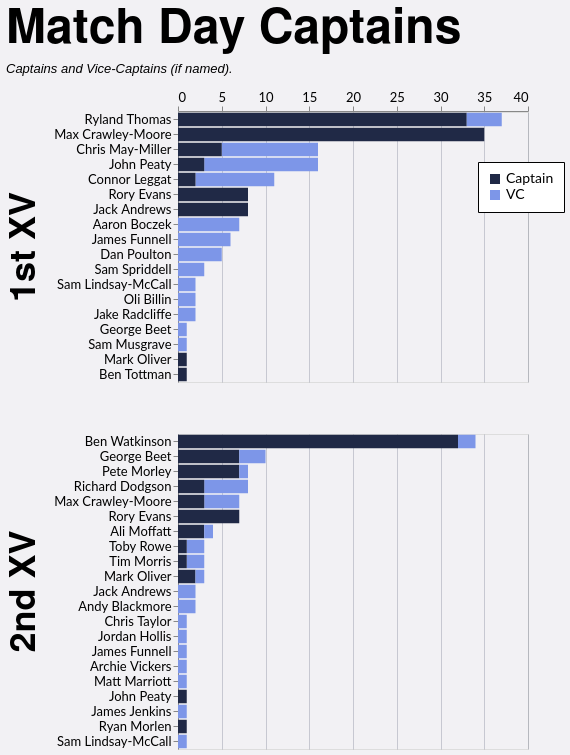

The Vega-Lite source for this figure:
### Vega-Lite specification from a JSON file in a GitHub repository (floating-point values rounded to 4 significant figures)
{"config": {"axis": {"labelFont": "Lato, sans-serif", "titleFont": "PT Sans Narrow, Helvetica Neue, Helvetica, Arial, sans-serif", "labelFontSize": 13, "titleFontSize": 24, "gridColor": "#202947", "gridOpacity": 0.2}, "header": {"labelFont": "PT Sans Narrow, Helvetica Neue, Helvetica, Arial, sans-serif", "titleFont": "PT Sans Narrow, Helvetica Neue, Helvetica, Arial, sans-serif", "labelFontSize": 24, "titleFontSize": 28, "labelFontWeight": "bold", "orient": "left"}, "legend": {"labelFont": "Lato, sans-serif", "titleFont": "PT Sans Narrow, Helvetica Neue, Helvetica, Arial, sans-serif", "labelFontSize": 14, "titleFontSize": 16, "titlePadding": 5, "fillColor": "white", "strokeColor": "black", "padding": 10, "titleFontWeight": "lighter", "titleFontStyle": "italic", "titleColor": "gray", "offset": 10}, "title": {"font": "PT Sans Narrow, Helvetica Neue, Helvetica, Arial, sans-serif", "fontSize": 48, "fontWeight": "bold", "anchor": "start", "align": "center", "titlePadding": 20, "subtitlePadding": 10, "subtitleFontSize": 13, "subtitleColor": "", "subtitleFontStyle": "italic", "offset": 15, "color": "black"}, "axisX": {"labelAngle": 0}, "facet": {"title": null, "header": null, "align": {"row": "each", "column": "each"}}, "resolve": {"scale": {"y": "independent", "facet": "independent"}}, "background": "#f2f1f4"}, "data": {"name": "data-765d9370be3340ee44cc8703b2802e31"}, "mark": {"type": "bar"}, "encoding": {"color": {"field": "is_captain", "legend": {"labelExpr": "datum.value ? 'Captain' : 'VC'", "legendX": 300, "legendY": 50, "orient": "none", "title": null}, "scale": {"domain": [true, false], "range": ["#202946", "#7d96e8"]}, "type": "nominal"}, "order": {"field": "is_captain", "sort": "descending", "type": "nominal"}, "row": {"field": "squad", "header": {"labelExpr": "datum.value + ' XV'", "labelFontSize": 36, "title": null}, "spacing": 50, "title": null, "type": "nominal"}, "tooltip": [{"field": "player", "type": "nominal"}, {"field": "squad", "type": "nominal"}, {"aggregate": "sum", "field": "games", "type": "quantitative"}, {"field": "is_captain", "type": "nominal"}], "x": {"aggregate": "sum", "axis": {"orient": "top", "title": null}, "field": "games", "type": "quantitative"}, "y": {"field": "player", "sort": "-x", "title": null, "type": "nominal"}}, "height": {"step": 15}, "resolve": {"scale": {"y": "independent"}}, "title": {"text": "Match Day Captains", "subtitle": "Captains and Vice-Captains (if named)."}, "width": 350, "$schema": "https://vega.github.io/schema/vega-lite/v5.20.1.json", "datasets": {"data-765d9370be3340ee44cc8703b2802e31": [{"player": "Max Crawley-Moore", "squad": "1st", "season": "2022/23", "game_type": "League", "is_captain": true, "games": 15}, {"player": "Ryland Thomas", "squad": "1st", "season": "2024/25", "game_type": "League", "is_captain": true, "games": 15}, {"player": "Ryland Thomas", "squad": "1st", "season": "2023/24", "game_type": "League", "is_captain": true, "games": 13}, {"player": "Connor Leggat", "squad": "1st", "season": "2023/24", "game_type": "League", "is_captain": false, "games": 9}, {"player": "Ben Watkinson", "squad": "2nd", "season": "2022/23", "game_type": "League", "is_captain": true, "games": 9}, {"player": "Chris May-Miller", "squad": "1st", "season": "2024/25", "game_type": "League", "is_captain": false, "games": 9}, {"player": "Ben Watkinson", "squad": "2nd", "season": "2023/24", "game_type": "League", "is_captain": true, "games": 9}, {"player": "Ben Watkinson", "squad": "2nd", "season": "2021/22", "game_type": "League", "is_captain": true, "games": 9}, {"player": "Max Crawley-Moore", "squad": "1st", "season": "2021/22", "game_type": "League", "is_captain": true, "games": 8}, {"player": "Max Crawley-Moore", "squad": "1st", "season": "2023/24", "game_type": "League", "is_captain": true, "games": 5}, {"player": "Rory Evans", "squad": "1st", "season": "2025/26", "game_type": "League", "is_captain": true, "games": 5}, {"player": "Jack Andrews", "squad": "1st", "season": "2021/22", "game_type": "Friendly", "is_captain": true, "games": 5}, {"player": "Chris May-Miller", "squad": "1st", "season": "2024/25", "game_type": "League", "is_captain": true, "games": 5}, {"player": "Dan Poulton", "squad": "1st", "season": "2023/24", "game_type": "League", "is_captain": false, "games": 5}, {"player": "John Peaty", "squad": "1st", "season": "2022/23", "game_type": "League", "is_captain": false, "games": 4}, {"player": "John Peaty", "squad": "1st", "season": "2021/22", "game_type": "League", "is_captain": false, "games": 4}, {"player": "Pete Morley", "squad": "2nd", "season": "2024/25", "game_type": "League", "is_captain": true, "games": 4}, {"player": "Max Crawley-Moore", "squad": "2nd", "season": "2023/24", "game_type": "League", "is_captain": false, "games": 4}, {"player": "John Peaty", "squad": "1st", "season": "2024/25", "game_type": "League", "is_captain": false, "games": 3}, {"player": "Ryland Thomas", "squad": "1st", "season": "2023/24", "game_type": "League", "is_captain": false, "games": 3}, {"player": "Sam Spriddell", "squad": "1st", "season": "2024/25", "game_type": "League", "is_captain": false, "games": 3}, {"player": "Aaron Boczek", "squad": "1st", "season": "2025/26", "game_type": "League", "is_captain": false, "games": 3}, {"player": "Pete Morley", "squad": "2nd", "season": "2024/25", "game_type": "Friendly", "is_captain": true, "games": 3}, {"player": "George Beet", "squad": "2nd", "season": "2025/26", "game_type": "League", "is_captain": true, "games": 3}, {"player": "Rory Evans", "squad": "2nd", "season": "2024/25", "game_type": "Friendly", "is_captain": true, "games": 3}, {"player": "Max Crawley-Moore", "squad": "1st", "season": "2022/23", "game_type": "Cup", "is_captain": true, "games": 3}, {"player": "Ryland Thomas", "squad": "1st", "season": "2023/24", "game_type": "Cup", "is_captain": true, "games": 3}, {"player": "Richard Dodgson", "squad": "2nd", "season": "2022/23", "game_type": "League", "is_captain": false, "games": 3}, {"player": "James Funnell", "squad": "1st", "season": "2021/22", "game_type": "Friendly", "is_captain": false, "games": 3}, {"player": "Jack Andrews", "squad": "1st", "season": "2021/22", "game_type": "League", "is_captain": true, "games": 3}, {"player": "Rory Evans", "squad": "2nd", "season": "2024/25", "game_type": "League", "is_captain": true, "games": 3}, {"player": "Ryland Thomas", "squad": "1st", "season": "2024/25", "game_type": "Cup", "is_captain": true, "games": 2}, {"player": "Jack Andrews", "squad": "2nd", "season": "2023/24", "game_type": "League", "is_captain": false, "games": 2}, {"player": "Ben Watkinson", "squad": "2nd", "season": "2021/22", "game_type": "Friendly", "is_captain": true, "games": 2}, {"player": "Chris May-Miller", "squad": "1st", "season": "2024/25", "game_type": "Cup", "is_captain": false, "games": 2}, {"player": "George Beet", "squad": "2nd", "season": "2025/26", "game_type": "Cup", "is_captain": true, "games": 2}, {"player": "Richard Dodgson", "squad": "2nd", "season": "2021/22", "game_type": "League", "is_captain": false, "games": 2}, {"player": "Max Crawley-Moore", "squad": "2nd", "season": "2024/25", "game_type": "League", "is_captain": true, "games": 2}, {"player": "Toby Rowe", "squad": "2nd", "season": "2021/22", "game_type": "League", "is_captain": false, "games": 2}, {"player": "James Funnell", "squad": "1st", "season": "2021/22", "game_type": "League", "is_captain": false, "games": 2}, {"player": "George Beet", "squad": "2nd", "season": "2024/25", "game_type": "League", "is_captain": true, "games": 2}, {"player": "Max Crawley-Moore", "squad": "1st", "season": "2021/22", "game_type": "Cup", "is_captain": true, "games": 2}, {"player": "Tim Morris", "squad": "2nd", "season": "2023/24", "game_type": "League", "is_captain": false, "games": 2}, {"player": "Rory Evans", "squad": "1st", "season": "2025/26", "game_type": "Cup", "is_captain": true, "games": 2}, {"player": "Ali Moffatt", "squad": "2nd", "season": "2021/22", "game_type": "League", "is_captain": true, "games": 2}, {"player": "Andy Blackmore", "squad": "2nd", "season": "2021/22", "game_type": "League", "is_captain": false, "games": 2}, {"player": "Ben Watkinson", "squad": "2nd", "season": "2022/23", "game_type": "Friendly", "is_captain": true, "games": 2}, {"player": "Max Crawley-Moore", "squad": "1st", "season": "2023/24", "game_type": "Friendly", "is_captain": true, "games": 1}, {"player": "Max Crawley-Moore", "squad": "1st", "season": "2021/22", "game_type": "Friendly", "is_captain": true, "games": 1}, {"player": "Connor Leggat", "squad": "1st", "season": "2023/24", "game_type": "League", "is_captain": true, "games": 1}, {"player": "Mark Oliver", "squad": "2nd", "season": "2023/24", "game_type": "League", "is_captain": true, "games": 1}, {"player": "John Peaty", "squad": "1st", "season": "2021/22", "game_type": "Cup", "is_captain": false, "games": 1}, {"player": "James Funnell", "squad": "1st", "season": "2025/26", "game_type": "Friendly", "is_captain": false, "games": 1}, {"player": "Chris Taylor", "squad": "2nd", "season": "2021/22", "game_type": "Friendly", "is_captain": false, "games": 1}, {"player": "George Beet", "squad": "2nd", "season": "2024/25", "game_type": "League", "is_captain": false, "games": 1}, {"player": "Ben Watkinson", "squad": "2nd", "season": "2023/24", "game_type": "Friendly", "is_captain": true, "games": 1}, {"player": "Sam Lindsay-McCall", "squad": "1st", "season": "2021/22", "game_type": "Friendly", "is_captain": false, "games": 1}, {"player": "Ryland Thomas", "squad": "1st", "season": "2023/24", "game_type": "Cup", "is_captain": false, "games": 1}, {"player": "Jordan Hollis", "squad": "2nd", "season": "2021/22", "game_type": "League", "is_captain": false, "games": 1}, {"player": "Richard Dodgson", "squad": "2nd", "season": "2022/23", "game_type": "League", "is_captain": true, "games": 1}, {"player": "Ali Moffatt", "squad": "2nd", "season": "2021/22", "game_type": "League", "is_captain": false, "games": 1}, {"player": "Ben Watkinson", "squad": "2nd", "season": "2021/22", "game_type": "Cup", "is_captain": false, "games": 1}, {"player": "Ben Watkinson", "squad": "2nd", "season": "2022/23", "game_type": "League", "is_captain": false, "games": 1}, {"player": "James Funnell", "squad": "2nd", "season": "2023/24", "game_type": "League", "is_captain": false, "games": 1}, {"player": "John Peaty", "squad": "1st", "season": "2024/25", "game_type": "League", "is_captain": true, "games": 1}, {"player": "Oli Billin", "squad": "1st", "season": "2023/24", "game_type": "Friendly", "is_captain": false, "games": 1}, {"player": "George Beet", "squad": "2nd", "season": "2021/22", "game_type": "League", "is_captain": false, "games": 1}, {"player": "Rory Evans", "squad": "2nd", "season": "2024/25", "game_type": "Cup", "is_captain": true, "games": 1}, {"player": "Toby Rowe", "squad": "2nd", "season": "2021/22", "game_type": "Cup", "is_captain": true, "games": 1}, {"player": "Oli Billin", "squad": "1st", "season": "2023/24", "game_type": "Cup", "is_captain": false, "games": 1}, {"player": "George Beet", "squad": "1st", "season": "2025/26", "game_type": "Friendly", "is_captain": false, "games": 1}, {"player": "Ali Moffatt", "squad": "2nd", "season": "2021/22", "game_type": "Cup", "is_captain": true, "games": 1}, {"player": "Rory Evans", "squad": "1st", "season": "2025/26", "game_type": "Friendly", "is_captain": true, "games": 1}, {"player": "Aaron Boczek", "squad": "1st", "season": "2023/24", "game_type": "League", "is_captain": false, "games": 1}, {"player": "Aaron Boczek", "squad": "1st", "season": "2023/24", "game_type": "Cup", "is_captain": false, "games": 1}, {"player": "Sam Musgrave", "squad": "1st", "season": "2023/24", "game_type": "League", "is_captain": false, "games": 1}, {"player": "Richard Dodgson", "squad": "2nd", "season": "2022/23", "game_type": "Cup", "is_captain": true, "games": 1}, {"player": "Tim Morris", "squad": "2nd", "season": "2024/25", "game_type": "League", "is_captain": true, "games": 1}, {"player": "Archie Vickers", "squad": "2nd", "season": "2023/24", "game_type": "Friendly", "is_captain": false, "games": 1}, {"player": "John Peaty", "squad": "1st", "season": "2023/24", "game_type": "League", "is_captain": true, "games": 1}, {"player": "Aaron Boczek", "squad": "1st", "season": "2025/26", "game_type": "Cup", "is_captain": false, "games": 1}, {"player": "Mark Oliver", "squad": "2nd", "season": "2023/24", "game_type": "Friendly", "is_captain": true, "games": 1}, {"player": "Matt Marriott", "squad": "2nd", "season": "2021/22", "game_type": "League", "is_captain": false, "games": 1}, {"player": "Connor Leggat", "squad": "1st", "season": "2023/24", "game_type": "Friendly", "is_captain": true, "games": 1}, {"player": "Mark Oliver", "squad": "1st", "season": "2023/24", "game_type": "Cup", "is_captain": true, "games": 1}, {"player": "John Peaty", "squad": "2nd", "season": "2024/25", "game_type": "League", "is_captain": true, "games": 1}, {"player": "Richard Dodgson", "squad": "2nd", "season": "2021/22", "game_type": "League", "is_captain": true, "games": 1}, {"player": "George Beet", "squad": "2nd", "season": "2024/25", "game_type": "Friendly", "is_captain": false, "games": 1}, {"player": "John Peaty", "squad": "1st", "season": "2021/22", "game_type": "Friendly", "is_captain": false, "games": 1}, {"player": "Sam Lindsay-McCall", "squad": "1st", "season": "2023/24", "game_type": "Friendly", "is_captain": false, "games": 1}, {"player": "Jake Radcliffe", "squad": "1st", "season": "2025/26", "game_type": "Cup", "is_captain": false, "games": 1}, {"player": "James Jenkins", "squad": "2nd", "season": "2022/23", "game_type": "Friendly", "is_captain": false, "games": 1}, {"player": "Ryan Morlen", "squad": "2nd", "season": "2023/24", "game_type": "League", "is_captain": true, "games": 1}, {"player": "Max Crawley-Moore", "squad": "2nd", "season": "2023/24", "game_type": "League", "is_captain": true, "games": 1}, {"player": "John Peaty", "squad": "1st", "season": "2022/23", "game_type": "League", "is_captain": true, "games": 1}, {"player": "Ben Tottman", "squad": "1st", "season": "2024/25", "game_type": "League", "is_captain": true, "games": 1}, {"player": "Aaron Boczek", "squad": "1st", "season": "2022/23", "game_type": "League", "is_captain": false, "games": 1}, {"player": "Jake Radcliffe", "squad": "1st", "season": "2025/26", "game_type": "League", "is_captain": false, "games": 1}, {"player": "Pete Morley", "squad": "2nd", "season": "2021/22", "game_type": "League", "is_captain": false, "games": 1}, {"player": "Mark Oliver", "squad": "2nd", "season": "2023/24", "game_type": "League", "is_captain": false, "games": 1}, {"player": "Sam Lindsay-McCall", "squad": "2nd", "season": "2024/25", "game_type": "Friendly", "is_captain": false, "games": 1}]}}
